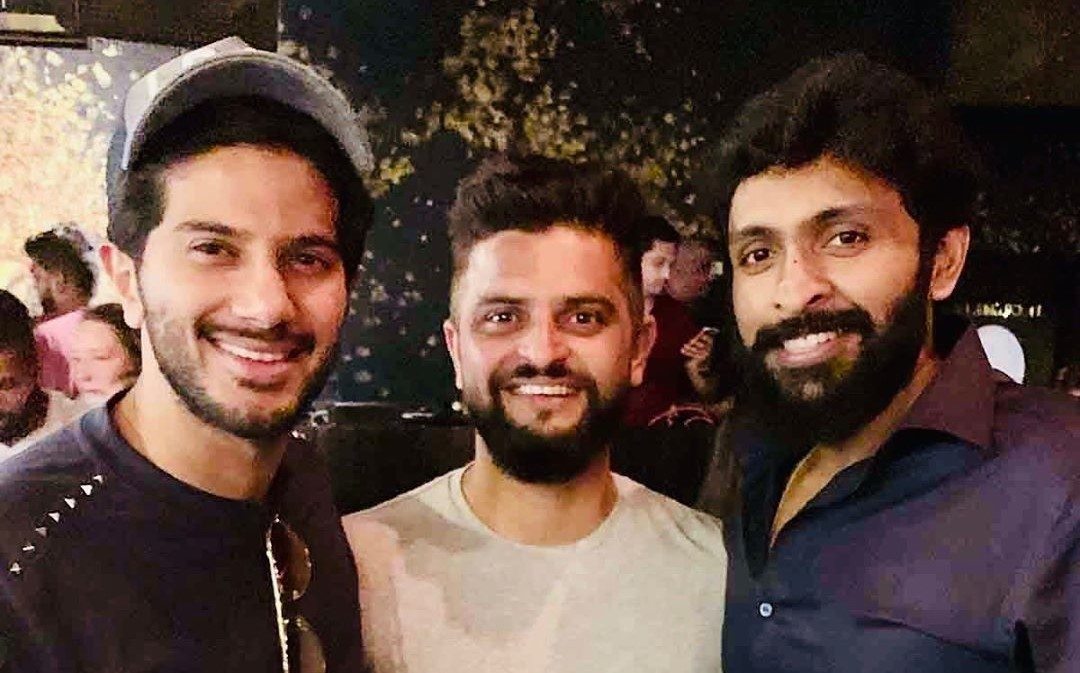
#> input picture Images/smile/img (3).jpg, 1080 x 673 px, found by its file name
$ python main.py
#> lines starting #> are read from the running program, lines starting #| are printed output that depends on the picture
import cv2
import numpy as np

#A function to get the model which can detect face better
def getmodel(img):
    frontalface = cv2.CascadeClassifier('data\\haarcascade_frontalface_alt2.xml')
    profileface = cv2.CascadeClassifier('data\\haarcascade_profileface.xml')


    front_faces = frontalface.detectMultiScale(img,1.1,4)
    profile_faces = profileface.detectMultiScale(img,1.1,4)

    max_detetcted_faces = max(0,len(front_faces),len(profile_faces))

    if(len(front_faces)==max_detetcted_faces):
        return front_faces,len(front_faces),"Front Facing"


    return profile_faces ,len(profile_faces),"Profile facing"


smile_cascade = cv2.CascadeClassifier('data\\haarcascade_smile.xml')

try:
    sample_image = cv2.imread('Images\\smile\\img (3).jpg')
#> sample_image is the input picture: shape (673, 1080, 3); mean B, G, R 63.5, 72, 94.1
    sample_image = cv2.resize(sample_image,(1000,1000),interpolation=cv2.INTER_AREA)
#> sample_image: shape (1000, 1000, 3)
    sample_image_gray = cv2.cvtColor(sample_image,cv2.COLOR_BGR2GRAY)
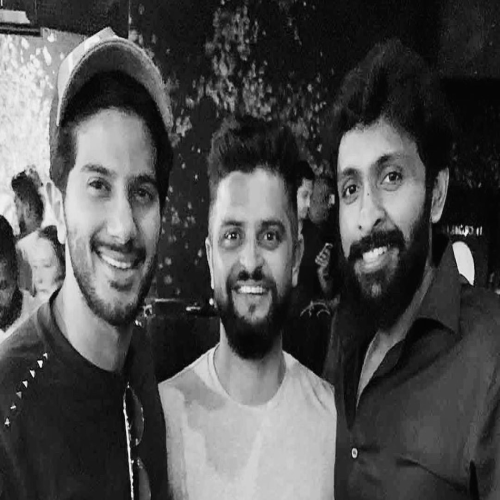
#> sample_image_gray: shape (1000, 1000) (shown at 1/2 size); min 1, max 251, mean 77.6
except cv2.error as e:
    print("Could not read Image file please check the path")
    exit()

model,number_of_faces,model_name = getmodel(sample_image_gray)
#> in getmodel, `front_faces = frontalface.detectMultiScale(img,1.1,4)`: front_faces = [[381, 382, 240, 240], [614, 257, 261, 261], [87, 250, 314, 314]]
#> in getmodel, `profile_faces = profileface.detectMultiScale(img,1.1,4)`: profile_faces = [[640, 227, 292, 292]]
#> in getmodel, `max_detetcted_faces = max(0,len(front_faces),len(profile_faces))`: max_detetcted_faces = 3
#> model has the same summary as front_faces in getmodel; number_of_faces = 3; model_name = 'Front Facing'

if(number_of_faces==0):
    print("Sorry cound'nt recognise face in the picture!!")
    exit()

print("Model being used is:" + model_name)
#| Model being used is:Front Facing
print("Number of faces detected " + str(number_of_faces))
#| Number of faces detected 3

for face in model:
    x,y,w,h= face
    face_width = w
    face_height = h

    print("Face height {} and width {} ".format(face_height,face_width))

    #Draw rectangle over face
    cv2.rectangle(sample_image,(x,y),(x+w,y+h),(255,0,0),2)

    #Detect Smile in face
    roi_face_gray = sample_image_gray[y:y+h,x:x+w]
    roi_face_color = sample_image[y:y+h,x:x+w]
    smile = smile_cascade.detectMultiScale(roi_face_gray,1.1,4)
    if(len(smile)==0):
        print("No smile detected")
        cv2.putText(sample_image,"SMILE PLEASE!!",(0,30),cv2.FONT_HERSHEY_SIMPLEX,1,(0,250,0),3)
        cv2.imshow('Smile Not detected',sample_image)
        cv2.waitKey(0)
        cv2.destroyAllWindows()
        exit()

    #Sort the smile areas according to decreasig width
    #Assumption -> More width is better chance of smile
    smile =sorted(smile,key=lambda x: x[2],reverse=True)

    #Assuming top 3 regions will be more of a smile area
    smile = smile[:3] #Top 3 regions according to width
    #smile = remove_out_of_scope(smile,face_height,face_width)

    print("Smile")
    for s in smile:
        print(s)


    for sx,sy,sw,sh in smile:
        cv2.rectangle(roi_face_color,(sx,sy),(sx+sw,sy+sh),(0,255,0),2)
        #cv2.putText(sample_image,"Smile",(sx,sy),cv2.FONT_HERSHEY_SIMPLEX,2,(100,100,2),2)
        cv2.putText(sample_image,"SMILE",(0,30),cv2.FONT_HERSHEY_SIMPLEX,1,(255,102,255),3)
        cv2.imshow('Smile Detected',sample_image)
        cv2.waitKey(0)
        cv2.destroyAllWindows()

    print("-------------------------------------------------")
#> this loop made 3 passes
#> (x, y, w, h, face_width, face_height, smile) on passes 1 to 3: (381, 382, 240, 240, 240, 240, [[72, 171, 101, 51], [124, 88, 74, 37], [142, 59, 47, 23]]), (614, 257, 261, 261, 261, 261, [[25, 119, 132, 66], [102, 213, 92, 46], [148, 113, 37, 18]]), (87, 250, 314, 314, 314, 314, [[88, 239, 121, 60], [128, 101, 43, 21]])
#> (printed output is left out)
#> pass 1, `roi_face_gray = sample_image_gray[y:y+h,x:x+w]`:
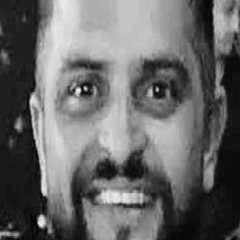
#> roi_face_gray: shape (240, 240); min 2, max 245, mean 104.2
#> pass 1, `roi_face_color = sample_image[y:y+h,x:x+w]`:
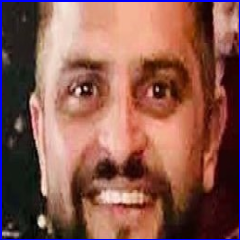
#> roi_face_color: shape (240, 240, 3); mean B, G, R 79.8, 89.9, 138.2
#> pass 1, `cv2.imshow('Smile Detected',sample_image)`:
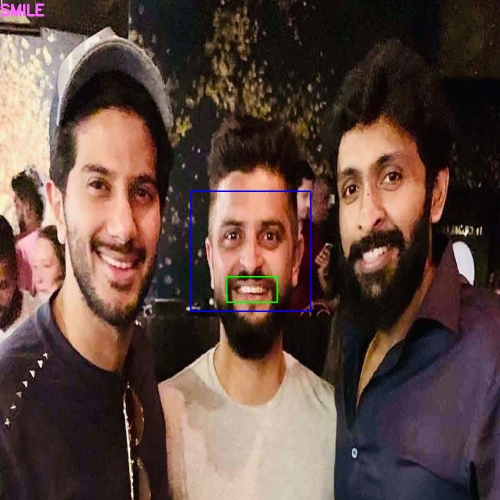
#> window 'Smile Detected': shape (1000, 1000, 3) (shown at 1/2 size); mean B, G, R 64.2, 72, 93.8
#> after the loop:
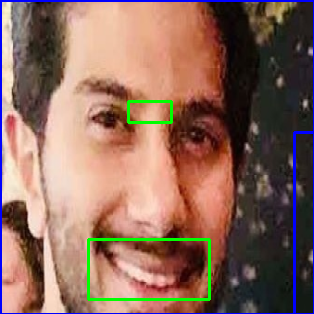
#> roi_face_color: shape (314, 314, 3); mean B, G, R 92.7, 105.4, 139.4
#> after the loop:
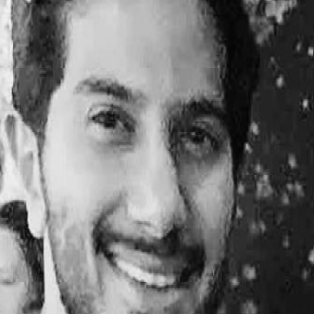
#> roi_face_gray: shape (314, 314); min 4, max 244, mean 115.6
#> after the loop:
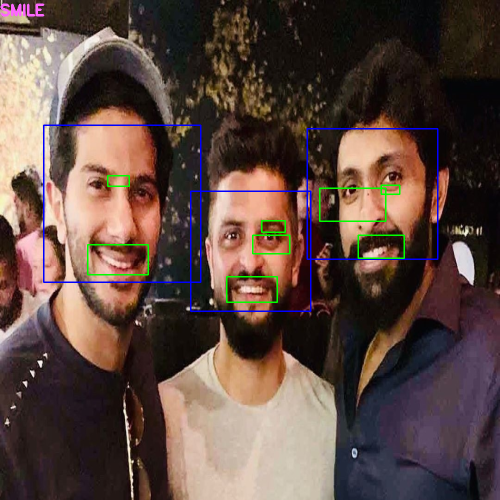
#> sample_image: shape (1000, 1000, 3) (shown at 1/2 size); mean B, G, R 65.1, 72.2, 92.3

$ run again, with Images/smile/img (1).jpg copied over Images/smile/img (3).jpg
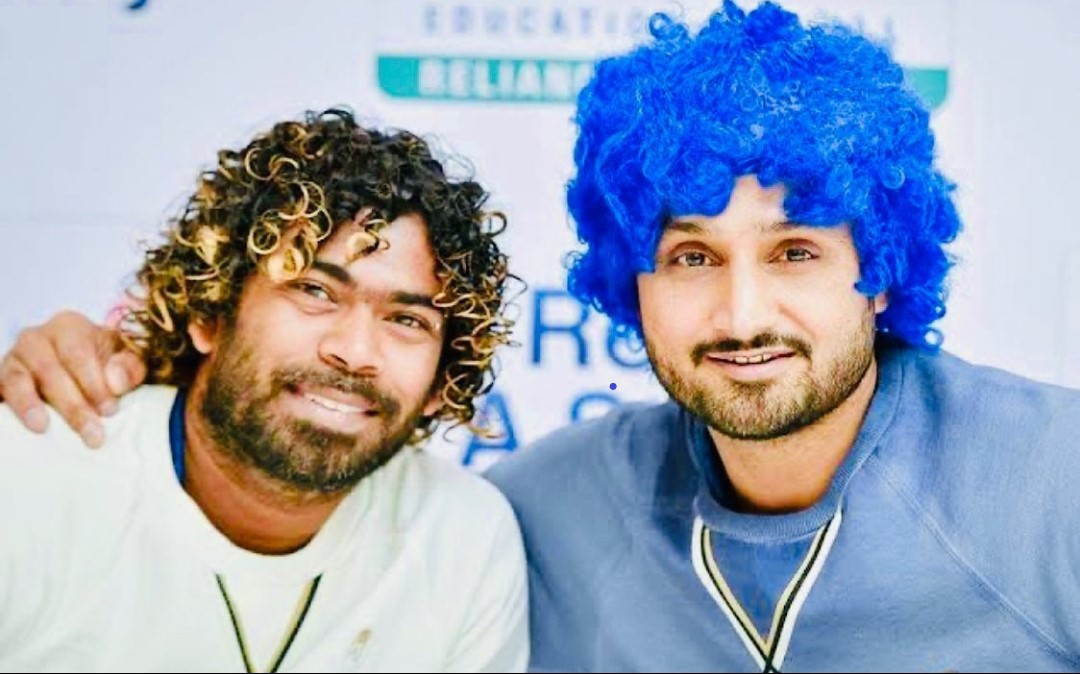
#> input picture Images/smile/img (1).jpg, 1080 x 674 px, found by its file name
#> sample_image is the input picture: shape (674, 1080, 3); mean B, G, R 184.9, 164.8, 154.9
#> front_faces = [[549, 286, 279, 279]]
#> profile_faces = ()
#> max_detetcted_faces = 1
#> model = [[549, 286, 279, 279]]; number_of_faces = 1; model_name = 'Front Facing'
#| Model being used is:Front Facing
#| Number of faces detected 1
#> the loop `for face in model:` made 1 pass
#> (x, y, w, h, face_width, face_height, smile) on pass 1: (549, 286, 279, 279, 279, 279, [[89, 220, 103, 51], [186, 193, 50, 25], [194, 209, 45, 22]])
#> (printed output is left out)
#> after the loop `for face in model:`:
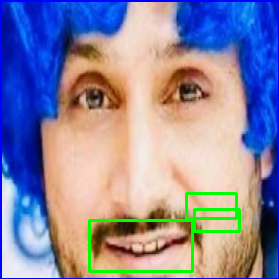
#> roi_face_color: shape (279, 279, 3); mean B, G, R 160.6, 135.5, 140.2
#> after the loop `for face in model:`:
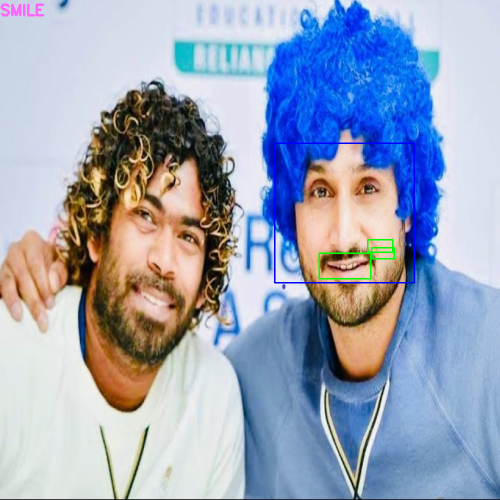
#> sample_image: shape (1000, 1000, 3) (shown at 1/2 size); mean B, G, R 184.9, 164.4, 154.3

$ run again, with Images/smile/img (10).jpg copied over Images/smile/img (3).jpg
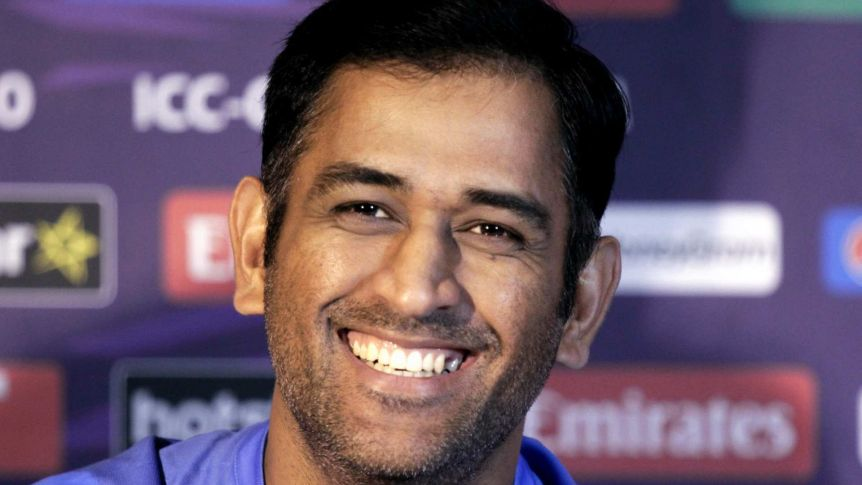
#> input picture Images/smile/img (10).jpg, 862 x 485 px, found by its file name
#> sample_image is the input picture: shape (485, 862, 3); mean B, G, R 104, 87.8, 109.2
#> front_faces = [[230, 237, 539, 539]]
#> profile_faces = ()
#> max_detetcted_faces = 1
#> model = [[230, 237, 539, 539]]; number_of_faces = 1; model_name = 'Front Facing'
#| Model being used is:Front Facing
#| Number of faces detected 1
#> the loop `for face in model:` made 1 pass
#> (x, y, w, h, face_width, face_height) on pass 1: (230, 237, 539, 539, 539, 539)
#> (printed output is left out)
#> after the loop `for face in model:`:
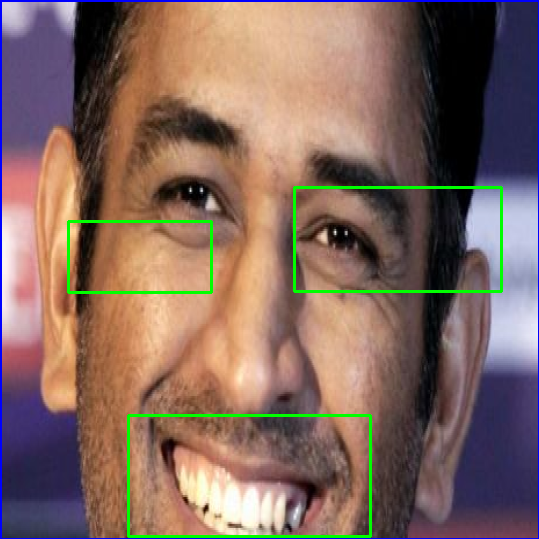
#> roi_face_color: shape (539, 539, 3); mean B, G, R 95.6, 104.7, 130.1
#> after the loop `for face in model:`:
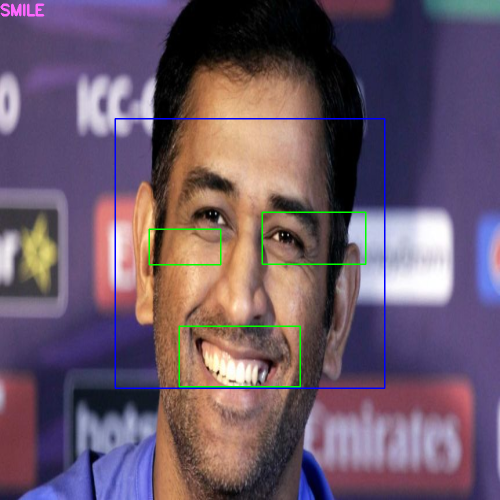
#> sample_image: shape (1000, 1000, 3) (shown at 1/2 size); mean B, G, R 104.5, 87.9, 107.8
